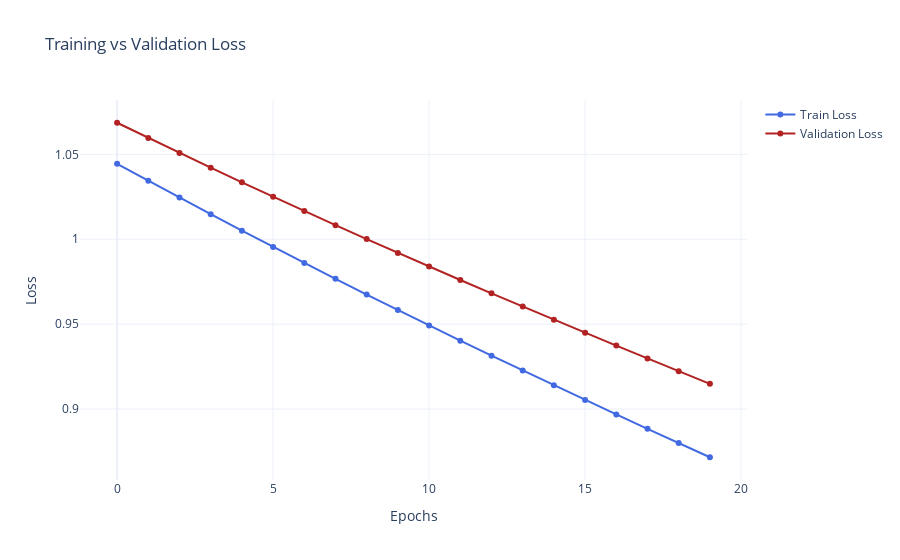

The notebook cell saved with this chart:
### Markdown cell above
### Epoch Comparison

- **MLP with 32 Hidden Units, 20 Epochs**  
  - **Test MSE:** 0.7590  
  - **Test MAE:** 0.7085

### Code cell
model = Network(input_features=tensor_x_train.shape[1], hidden_size1= 32, output_size=1)
train_model(model, tensor_x_train, tensor_y_train, tensor_x_val, tensor_y_val, epochs=20, loss_type='mse',optimizer_type='adam')
test_model(model,tensor_x_test, tensor_y_test )

### Figure 1 — Plotly figure (JSON) as saved in the notebook; plotly's stock layout.template omitted (floating-point values rounded to 4 significant figures)
{"data": [{"line": {"color": "royalblue"}, "mode": "lines+markers", "name": "Train Loss", "type": "scatter", "x": [0, 1, 2, 3, 4, 5, 6, 7, 8, 9, 10, 11, 12, 13, 14, 15, 16, 17, 18, 19], "y": [1.044, 1.034, 1.025, 1.015, 1.005, 0.9955, 0.986, 0.9767, 0.9674, 0.9583, 0.9492, 0.9403, 0.9314, 0.9226, 0.914, 0.9054, 0.8968, 0.8884, 0.88, 0.8716]}, {"line": {"color": "firebrick"}, "mode": "lines+markers", "name": "Validation Loss", "type": "scatter", "x": [0, 1, 2, 3, 4, 5, 6, 7, 8, 9, 10, 11, 12, 13, 14, 15, 16, 17, 18, 19], "y": [1.069, 1.06, 1.051, 1.042, 1.034, 1.025, 1.017, 1.008, 1.0, 0.992, 0.9839, 0.976, 0.9682, 0.9604, 0.9526, 0.945, 0.9374, 0.9298, 0.9223, 0.9149]}], "layout": {"hovermode": "x unified", "title": {"text": "Training vs Validation Loss"}, "xaxis": {"title": {"text": "Epochs"}}, "yaxis": {"title": {"text": "Loss"}}}}
